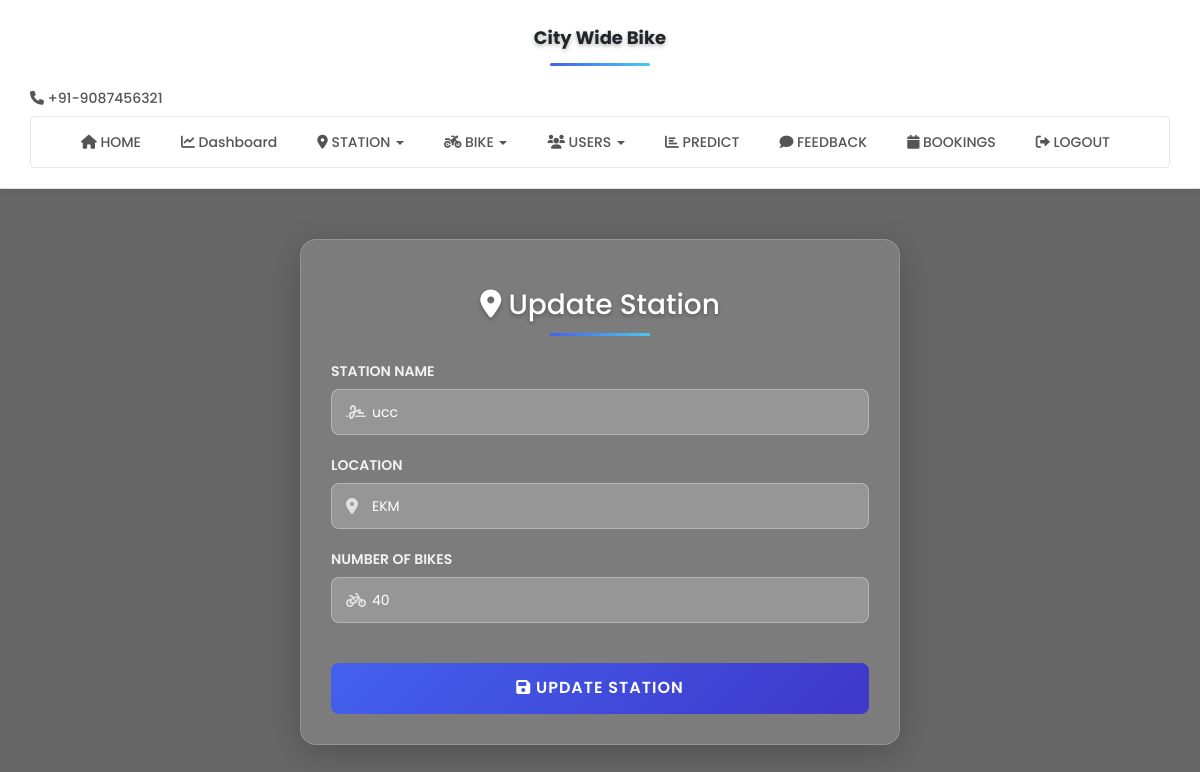
The app's page /admin_update_station/7/ with its own data.
### bikeapp/models.py (models this page shows, shortened)
class Station(models.Model):
    stationname = models.CharField(max_length=255)
    place = models.CharField(max_length=255)
    no_of_bikes = models.IntegerField(default=0)
    is_removed = models.BooleanField(default=False)
    latitude = models.FloatField(default=0.0)
    longitude = models.FloatField(default=0.0)
    address = models.TextField(default='Unknown Location')

### bikeapp/views.py (the view, shortened to what this page needs)
# urls.py: path('admin_update_station/<int:id>/', views.admin_update_station, name='admin_update_station'),
def admin_update_station(request, id):
    try:
        station = Station.objects.get(id=id)
    except Station.DoesNotExist:
        return redirect('/admin_view_station/',
                      {'message': 'Station not found'})
    return render(request, "admin/admin_update_station.html",
                {'station': station})

### templates/admin/admin_update_station.html (shortened to what this page needs)
{% extends 'admin/adminheader.html' %}
{% block header %}
{% load static %}
<div class="form-container">
    <h1><i class="fas fa-map-marker-alt"></i> Update Station</h1>
    <form method="post" action="{% url 'bikeapp:admin_update_station' station.id %}">
        {% if station %}
            <div class="form-group">
                <label for="stationname">STATION NAME</label>
                <div class="input-wrapper">
                    <i class="fas fa-signature"></i>
                    <input type="text" id="stationname" name="stationname" required value="{{ station.stationname }}" placeholder="Enter station name">
                </div>
            </div>
            <div class="form-group">
                <label for="place">LOCATION</label>
                <div class="input-wrapper">
                    <i class="fas fa-location-dot"></i>
                    <input type="text" id="place" name="place" required value="{{ station.place }}" placeholder="Enter location">
                </div>
            </div>
            <div class="form-group">
                <label for="no_of_bikes">NUMBER OF BIKES</label>
                <div class="input-wrapper">
                    <i class="fas fa-bicycle"></i>
                    <input type="number" id="no_of_bikes" name="no_of_bikes" required value="{{ station.no_of_bikes }}" min="1" placeholder="Enter number of bikes">
                </div>
            </div>
            <button type="submit" class="submit">
                <i class="fas fa-save"></i> UPDATE STATION
            </button>
        {% endif %}
    </form>
</div>
<link rel="stylesheet" href="https://cdnjs.cloudflare.com/ajax/libs/font-awesome/6.0.0/css/all.min.css">
{% endblock %}

### templates/admin/adminheader.html (style rules this page uses)
:root { --primary: #FF6B6B; --secondary: #FFA500; --accent: #4ECDC4; --dark: #292F36; --light: #F7FFF7; }
body { background: #ffffff; font-family: 'Segoe UI', Tahoma, Geneva, Verdana, sans-serif; color: #333333; }

### records on screen
Station: stationname "ucc", place "EKM", no_of_bikes "40"
